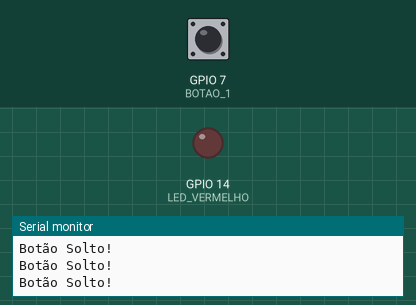
This sketch was run on a simulated ESP32-S3. Shown: output pins drawn as LEDs (lit = HIGH), the last lines printed to the serial monitor. The inputs (shaded band) are chosen by the test bench; at power-on: GPIO 7 (BOTAO_1) HIGH.

Above: at 1.2 s.
1.3 s: GPIO 7 (BOTAO_1) pulled LOW for 0.25 s
At 1.5 s:
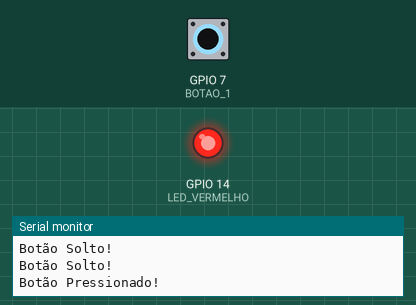
3.1 s: GPIO 7 (BOTAO_1) pulled LOW for 3.2 s
At 7.4 s:
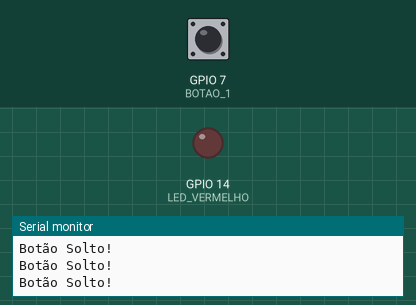
Timing chart, 0 to 8.9 s (numbered marks = the images above; inputs shaded):
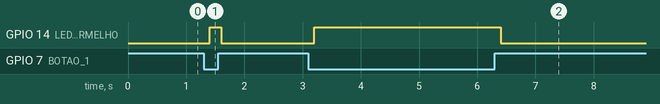

The sketch:

entradaDigital_pt1.ino
```cpp
/*
Exemplo de Entrada Digital
Descrição: Liga e Desliga um LED através de um botão
Objetivo: Estudar entradas digitais

Autor: Davi C. Menez
*/

//Mapa dos Pinos
#define LED_VERMELHO 14 //LED Vermelho
#define LED_VERDE 13 //LED Verde
#define LED_AZUL 12 //LED Azul
#define BOTAO_1 7 //Pino de conexão do botão 1
#define BOTAO_2 6 //Pino de conexão do botão 2
#define BOTAO_3 5 //Pino de conexão do botão 3
#define BOTAO_4 4 //Pino de conexão do botão 4
#define BOTAO_5 3 //Pino de conexão do botão 5
#define BOTAO_6 2 //Pino de conexão do botão 6

void setup() {
  Serial.begin(9600);
  //pinMode(BOTAO_1, INPUT);
  pinMode(BOTAO_1, INPUT_PULLUP);
  pinMode(LED_VERMELHO, OUTPUT);
}

void loop() {
  if(digitalRead(BOTAO_1) == LOW){
    digitalWrite(LED_VERMELHO, HIGH);
    Serial.println("Botão Pressionado!");
  }else{
    digitalWrite(LED_VERMELHO, LOW);
    Serial.println("Botão Solto!");
  }
  delay(200);
}
```

Measured:
- after the input at 1.3 s, GPIO 14 (LED_VERMELHO): LOW → HIGH after 0.10 s, → LOW 0.20 s later
- after the input at 3.1 s, GPIO 14 (LED_VERMELHO): LOW → HIGH after 0.10 s, → LOW 3.2 s later
